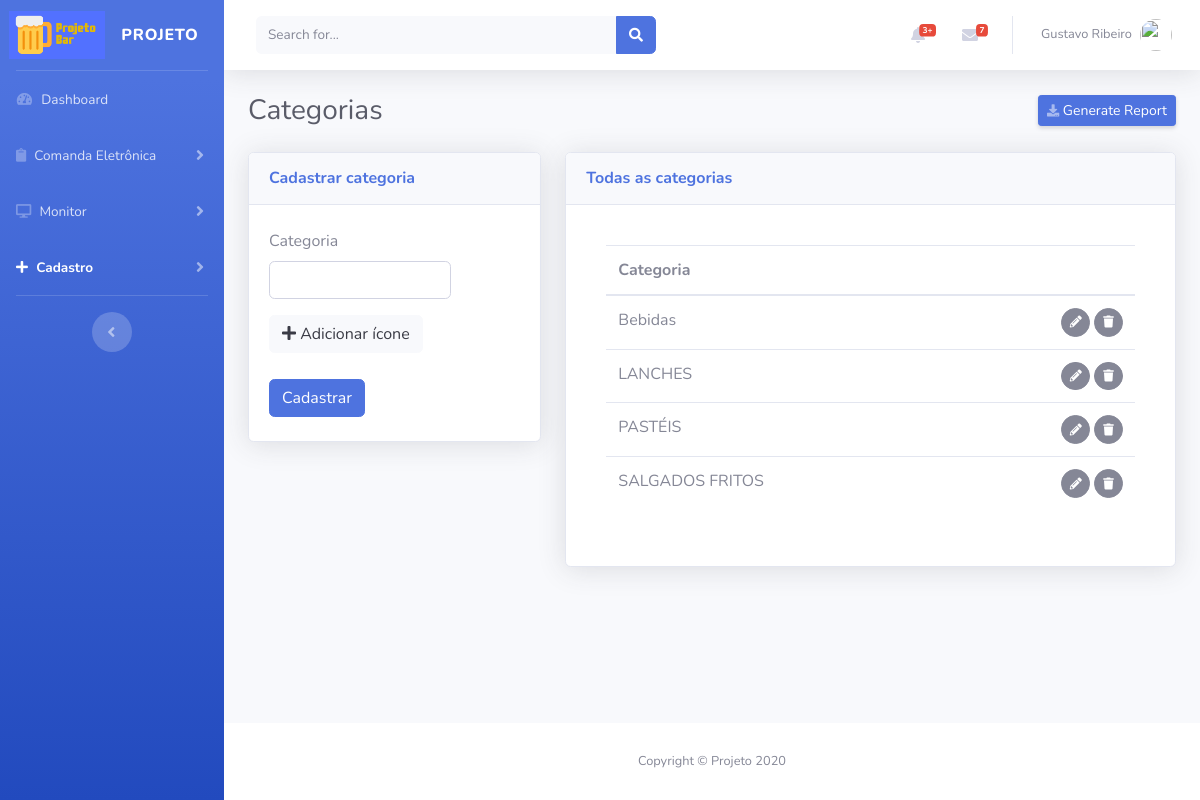
Screenshot of /views/categorias/Cadastrar.php (signed in) with the database file from the repository.
### tables this page shows
CREATE TABLE IF NOT EXISTS `usuarios` (
  `id` int(10) unsigned zerofill NOT NULL AUTO_INCREMENT,
  `login` varchar(30) DEFAULT NULL,
  `nome` varchar(155) NOT NULL,
  `sobrenome` varchar(155) NOT NULL,
  `senha` varchar(40) DEFAULT NULL,
  `email` varchar(155) NOT NULL,
  `nivel` varchar(80) NOT NULL,
  PRIMARY KEY (`id`)
);

CREATE TABLE IF NOT EXISTS `categorias` (
  `id` int(11) NOT NULL AUTO_INCREMENT,
  `categoria` varchar(200) NOT NULL,
  `icone` varchar(255) NOT NULL,
  `usuario` int(11) NOT NULL COMMENT 'FK',
  `cadastro` datetime NOT NULL,
  `modificado` datetime NOT NULL,
  PRIMARY KEY (`id`)
);

### config.php (called while the page is built, shortened)
<?php
$app_token= 'appbar1';

### views/categorias/templates/FormularioExibir.php (the view, shortened to what this page needs)
<div class="card shadow mb-12">
  <div class="card-header py-3">
    <h6 class="m-0 font-weight-bold text-primary">Todas as categorias</h6>
  </div>
  <div class="card-body">
    <?php
    $sql="SELECT * FROM categorias ORDER BY categoria ASC";
    if ($result=mysqli_query($conecta,$sql))
    {
      ?>
      <div class="card-body">
        <div class="table-responsive">
          <table class="table cell-border table-hover" id="dataTable" width="100%" cellspacing="0">
            <thead>
              <tr>
                <th colspan="2">Categoria</th>
              </tr>
            </thead>
            <tfoot>
              <tbody>
                <?php
                while ($row=mysqli_fetch_assoc($result))
                {
                 ?>
                 <tr>
                  <td>
                    <?php echo $row['categoria'];?>
                  </td>
                  <td align="right">
                    <span id="acoes">
                      <button class="btn btn-secondary btn-circle btn-sm botaoEditarCategoriaTransicao" idcategoria="<?=$row['id']?>">
                        <i class="fas fa-pencil-alt"></i></button>
                        <button class="btn btn-secondary btn-circle btn-sm botaoVerificaProdutosVinculados"  idcategoria="<?=$row['id']?>"> <i class="fas fa-trash"></i>
                        </span>
                      </td>
                    </tr>
                    <?php
                  }
                  ?>
                </tbody>
              </table>
            </div>
          </div>
          <?php
        }
        ?>
      </div>
    </div>

### inc/topbar.php (shortened to what this page needs)
<?php
$sqltopbar="SELECT login,nome,sobrenome,email FROM usuarios WHERE login = '".$_SESSION['login'.$app_token]."'";
$conecta->query($sqltopbar);
$topbar=mysqli_fetch_assoc(mysqli_query($conecta,$sqltopbar));
?>
        <nav class="navbar navbar-expand navbar-light bg-white topbar mb-4 static-top shadow">
          <form class="d-none d-sm-inline-block form-inline mr-auto ml-md-3 my-2 my-md-0 mw-100 navbar-search">
            <div class="input-group">
              <input type="text" class="form-control bg-light border-0 small" placeholder="Search for..." aria-label="Search" aria-describedby="basic-addon2">
              <div class="input-group-append">
                <button class="btn btn-primary" type="button">
                  <i class="fas fa-search fa-sm"></i>
                </button>
              </div>
            </div>
          </form>
          <ul class="navbar-nav ml-auto">
            <li class="nav-item dropdown no-arrow mx-1">
              <a class="nav-link dropdown-toggle" href="#" id="alertsDropdown" role="button" data-toggle="dropdown" aria-haspopup="true" aria-expanded="false">
                <i class="fas fa-bell fa-fw"></i>
                <span class="badge badge-danger badge-counter">3+</span>
              </a>
            </li>
            <li class="nav-item dropdown no-arrow mx-1">
              <a class="nav-link dropdown-toggle" href="#" id="messagesDropdown" role="button" data-toggle="dropdown" aria-haspopup="true" aria-expanded="false">
                <i class="fas fa-envelope fa-fw"></i>
                <span class="badge badge-danger badge-counter">7</span>
              </a>
            </li>
            <li class="nav-item dropdown no-arrow">
              <a class="nav-link dropdown-toggle" href="#" id="userDropdown" role="button" data-toggle="dropdown" aria-haspopup="true" aria-expanded="false">
                <span class="mr-2 d-none d-lg-inline text-gray-600 small">
                  <?php echo ucfirst(strtolower($topbar['nome']))." ".ucfirst(strtolower($topbar['sobrenome'])); ?></span>
                <img class="img-profile rounded-circle" src="https://source.unsplash.com/QAB-WJcbgJk/60x60">
              </a>
            </li>
          </ul>
        </nav>

### rows the page displays
usuarios: nome "Gustavo", sobrenome "Ribeiro"
categorias: categoria "Bebidas"
categorias: categoria "LANCHES"
categorias: categoria "PASTÉIS"
categorias: categoria "SALGADOS FRITOS"

### other values shown
$app_name "PROJETO"
$app_page_name "Categorias"
$app_name "Projeto"
